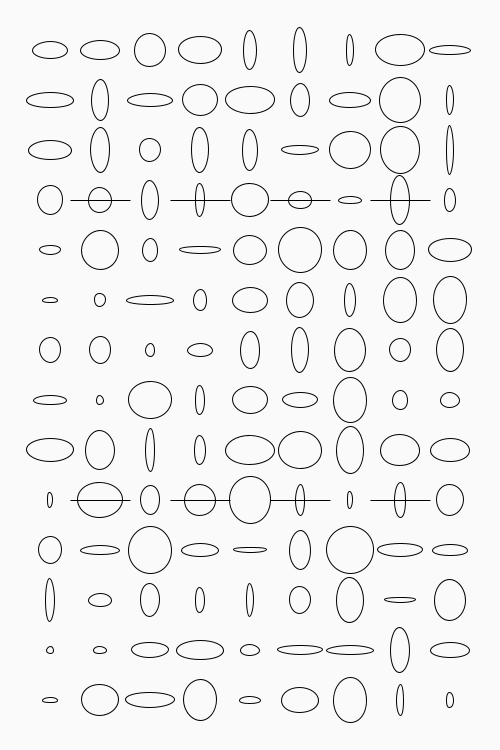
Frame 1 (no input)
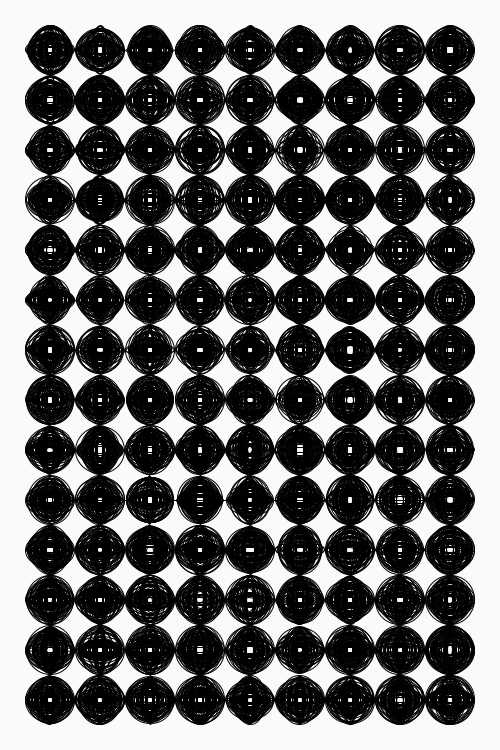
Frame 60 (the mouse pressed at the canvas centre just before this capture)
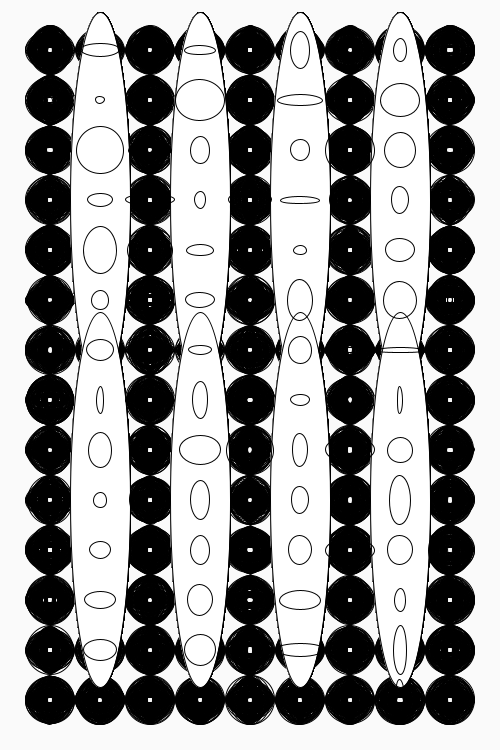
Frame 120 (the mouse held since frame 60 and released just before this capture)

The Processing sketch that drew these frames (run headless with seeded random() and noise(); from frame 60 on, the mouse is pressed at the canvas centre):

// Processing sketch: processing_87071
// ── processing_87071.pde

void setup()
{
  size(500, 750);
  background(250);
  smooth();
}



void draw()
{

fill(255);


println(mouseX);

ellipse(100,200,60,mouseY);
ellipse(200,200,60,mouseY);
ellipse(300,200,60,mouseY);
ellipse(400,200,60,mouseY);

ellipse(100,500,60,mouseY);
ellipse(200,500,60,mouseY);
ellipse(300,500,60,mouseY);
ellipse(400,500,60,mouseY);


noFill();
    
    for(int posX=50;posX< width;posX=posX+50)
    {
      for(int posY=50;posY< height;posY=posY+50)
      {
      ellipse(posX,posY,random(5,50),random(5,50));
      }
    }
}

void keyPressed () {
  
  background (255);

  fill (175);
  stroke (0);
}
  

//ALTERATION COMMME FINALITÉ
